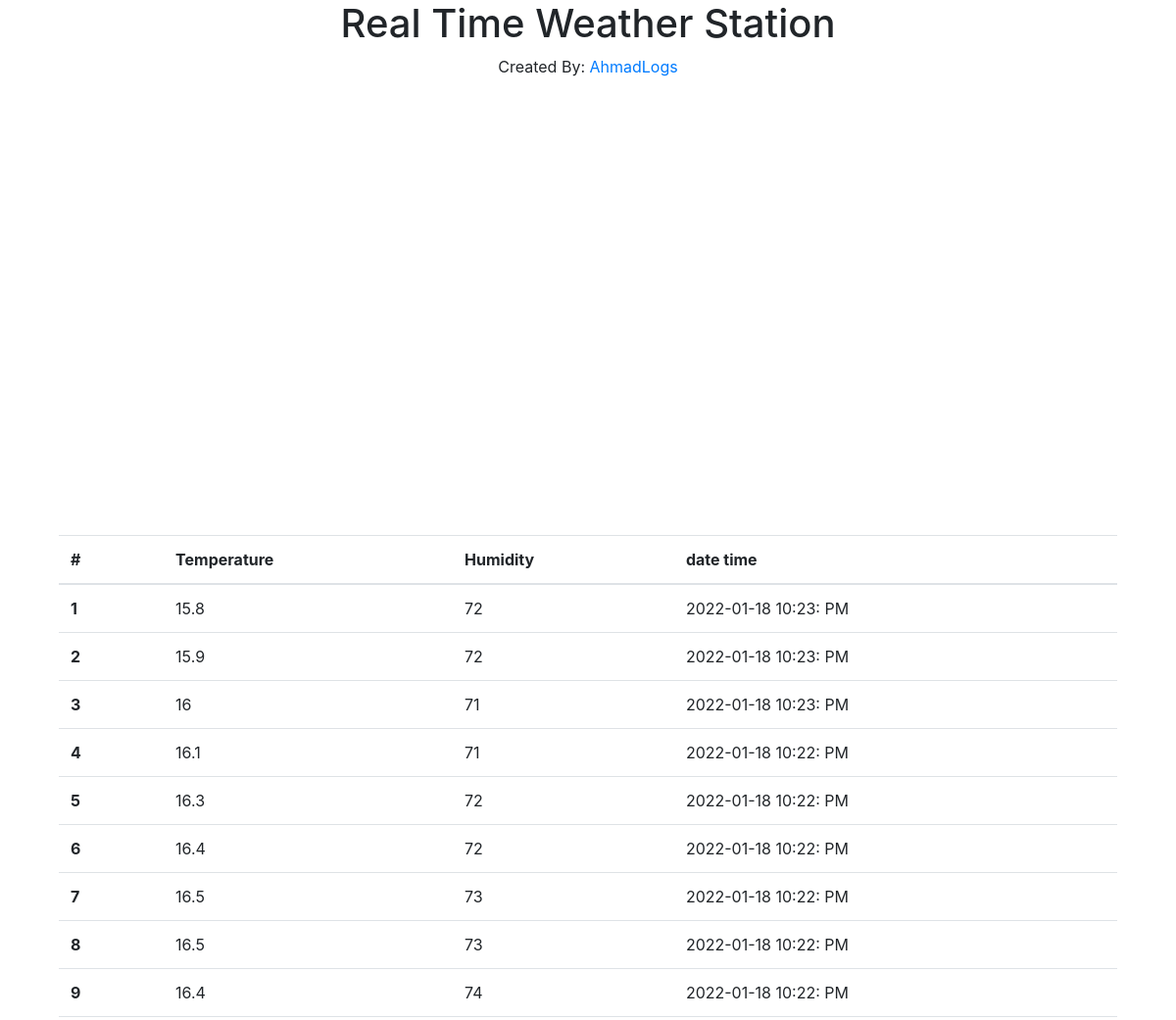
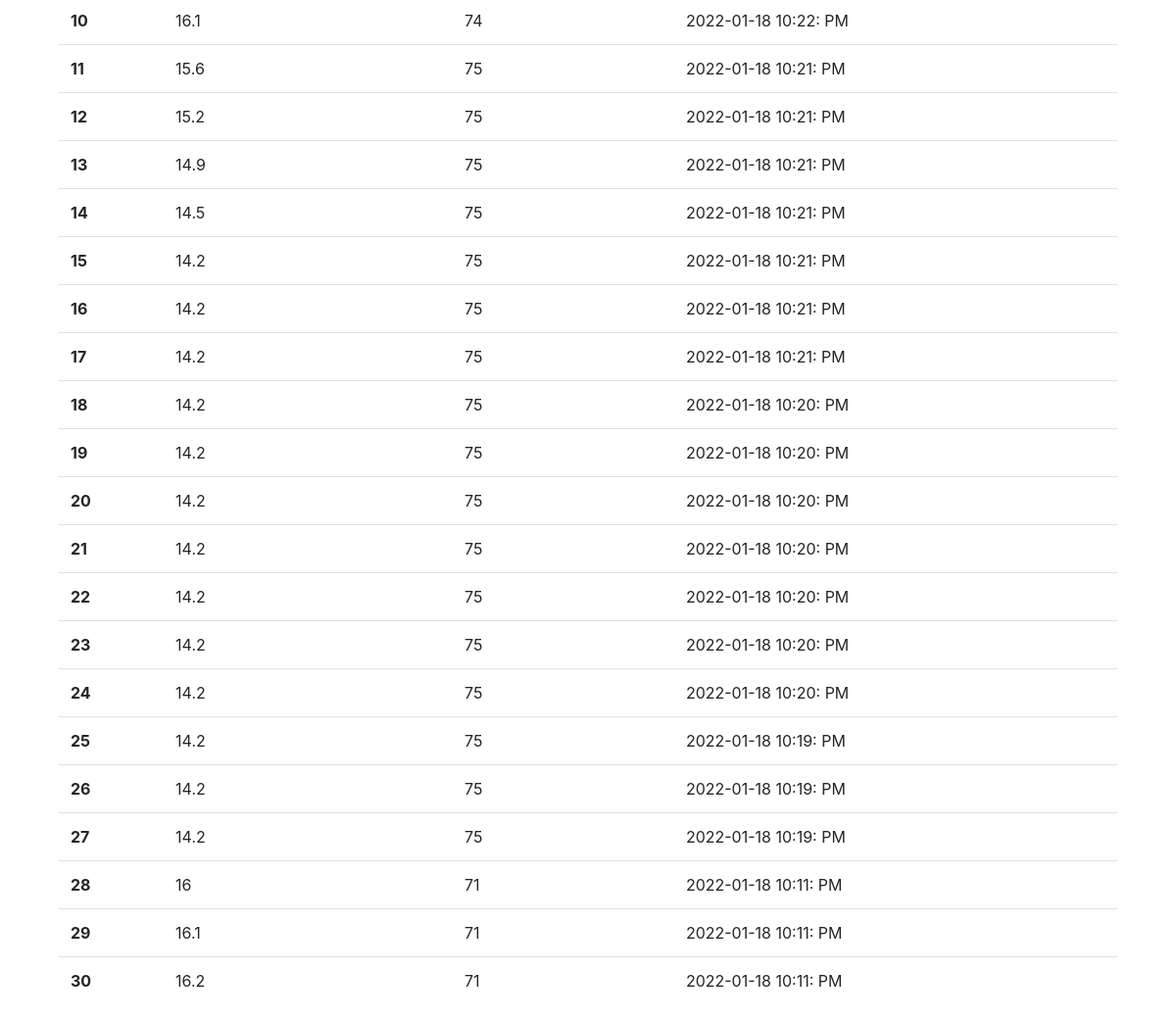
The page / on the database its author committed (2 pictures, top to bottom).
### tables this page shows
CREATE TABLE `tbl_temperature` (
  `id` int(11) NOT NULL,
  `temperature` float NOT NULL,
  `humidity` float NOT NULL,
  `created_date` timestamp NOT NULL DEFAULT CURRENT_TIMESTAMP ON UPDATE CURRENT_TIMESTAMP
);

### index.php (the view, shortened to what this page needs)
<?php
require 'config.php';
	$sql = "SELECT * FROM tbl_temperature ORDER BY id DESC LIMIT 30";
	$result = $db->query($sql);
?>
<!DOCTYPE html>
<html lang="en">
<head>
  <link rel="stylesheet" href="https://cdn.jsdelivr.net/npm/bootstrap@4.6.1/dist/css/bootstrap.min.css">
</head>
<body>
<div class="container">
  <div class="row">
  <div class="col-md-12 text-center">
    <h1>Real Time Weather Station</h1>
    <p>Created By: <a href="#">AhmadLogs</a></p>
  </div>
  <div class="col-md-6">
    <div id="chart_temperature" class="chart"></div>
  </div>
  <div class="col-md-6">
    <div id="chart_humidity" class="chart"></div>
  </div>
</div>
<div class="row">
  <div class="col-md-12">
  <table class="table">
  <thead>
    <tr>
      <th scope="col">#</th>
      <th scope="col">Temperature</th>
      <th scope="col">Humidity</th>
      <th scope="col">date time</th>
    </tr>
  </thead>
  <tbody>
  <?PHP $i = 1; while ($row = mysqli_fetch_assoc($result)) {?>
	  <tr>
		<th scope="row"><?php echo $i++;?></th>
		<td><?PHP echo $row['temperature'];?></td>
		<td><?PHP echo $row['humidity'];?></td>
		<td><?PHP echo date("Y-m-d h:i: A", strtotime($row['created_date']));?></td>
	  </tr>
  <?PHP } ?>
  </tbody>
</table>
</div>
</div>
</div>
</body>
</html>

### index.php (style rules this page uses)
.chart { width: 100%; min-height: 450px; }
.row { margin:0 !important; }

### rows shown on the page
tbl_temperature: temperature "15.8", humidity "72", created_date "2022-01-18 10:23: PM"
tbl_temperature: temperature "15.9", humidity "72", created_date "2022-01-18 10:23: PM"
tbl_temperature: temperature "16", humidity "71", created_date "2022-01-18 10:23: PM"
tbl_temperature: temperature "16.1", humidity "71", created_date "2022-01-18 10:22: PM"
tbl_temperature: temperature "16.3", humidity "72", created_date "2022-01-18 10:22: PM"
tbl_temperature: temperature "16.4", humidity "72", created_date "2022-01-18 10:22: PM"
tbl_temperature: temperature "16.5", humidity "73", created_date "2022-01-18 10:22: PM"
tbl_temperature: temperature "16.5", humidity "73", created_date "2022-01-18 10:22: PM"
tbl_temperature: temperature "16.4", humidity "74", created_date "2022-01-18 10:22: PM"
tbl_temperature: temperature "16.1", humidity "74", created_date "2022-01-18 10:22: PM"
tbl_temperature: temperature "15.6", humidity "75", created_date "2022-01-18 10:21: PM"
tbl_temperature: temperature "15.2", humidity "75", created_date "2022-01-18 10:21: PM"
tbl_temperature: temperature "14.9", humidity "75", created_date "2022-01-18 10:21: PM"
tbl_temperature: temperature "14.5", humidity "75", created_date "2022-01-18 10:21: PM"
tbl_temperature: temperature "14.2", humidity "75", created_date "2022-01-18 10:21: PM"
tbl_temperature: temperature "14.2", humidity "75", created_date "2022-01-18 10:21: PM"
tbl_temperature: temperature "14.2", humidity "75", created_date "2022-01-18 10:21: PM"
tbl_temperature: temperature "14.2", humidity "75", created_date "2022-01-18 10:20: PM"
tbl_temperature: temperature "14.2", humidity "75", created_date "2022-01-18 10:20: PM"
tbl_temperature: temperature "14.2", humidity "75", created_date "2022-01-18 10:20: PM"
tbl_temperature: temperature "14.2", humidity "75", created_date "2022-01-18 10:20: PM"
tbl_temperature: temperature "14.2", humidity "75", created_date "2022-01-18 10:20: PM"
tbl_temperature: temperature "14.2", humidity "75", created_date "2022-01-18 10:20: PM"
tbl_temperature: temperature "14.2", humidity "75", created_date "2022-01-18 10:20: PM"
tbl_temperature: temperature "14.2", humidity "75", created_date "2022-01-18 10:19: PM"
tbl_temperature: temperature "14.2", humidity "75", created_date "2022-01-18 10:19: PM"
tbl_temperature: temperature "14.2", humidity "75", created_date "2022-01-18 10:19: PM"
tbl_temperature: temperature "16", humidity "71", created_date "2022-01-18 10:11: PM"
tbl_temperature: temperature "16.1", humidity "71", created_date "2022-01-18 10:11: PM"
tbl_temperature: temperature "16.2", humidity "71", created_date "2022-01-18 10:11: PM"
